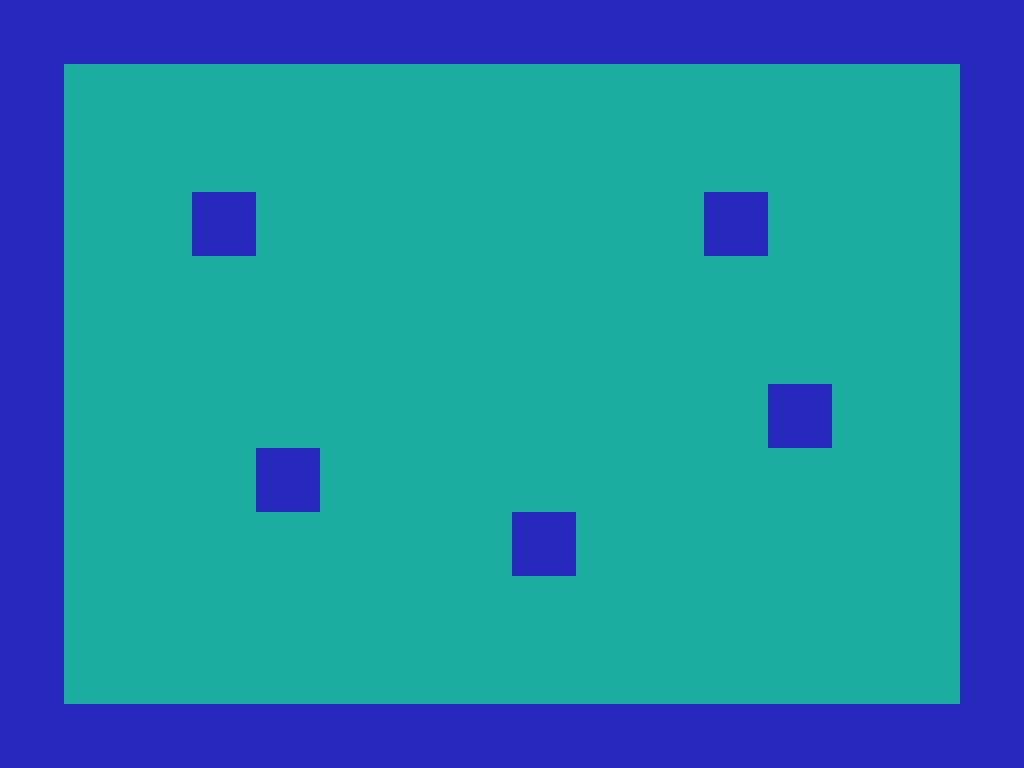

This is a level from a 2D game, rendered from its Tiled map with the project's own tilesets. A one-line summary and the complete map file follow:
An orthogonal 16x12 tile map with 64x64 px tiles, 2 tile layers (floor, walls), 2 tilesets.

<map version="1.0" tiledversion="1.1.0" orientation="orthogonal" renderorder="right-down" width="16" height="12" tilewidth="64" tileheight="64" infinite="0" nextobjectid="1">
 <tileset firstgid="1" source="spritesheet.tsx" />
 <tileset firstgid="101" source="spritesheet.tsx" />
 <layer name="floor" width="16" height="12">
  <data encoding="csv">
2,2,2,2,2,2,2,2,2,2,2,2,2,2,2,2,
2,2,2,2,2,2,2,2,2,2,2,2,2,2,2,2,
2,2,2,2,2,2,2,2,2,2,2,2,2,2,2,2,
2,2,2,2,2,2,2,2,2,2,2,2,2,2,2,2,
2,2,2,2,2,2,2,2,2,2,2,2,2,2,2,2,
2,2,2,2,2,2,2,2,2,2,2,2,2,2,2,2,
2,2,2,2,2,2,2,2,2,2,2,2,2,2,2,2,
2,2,2,2,2,2,2,2,2,2,2,2,2,2,2,2,
2,2,2,2,2,2,2,2,2,2,2,2,2,2,2,2,
2,2,2,2,2,2,2,2,2,2,2,2,2,2,2,2,
2,2,2,2,2,2,2,2,2,2,2,2,2,2,2,2,
2,2,2,2,2,2,2,2,2,2,2,2,2,2,2,2
</data>
 </layer>
 <layer name="walls" width="16" height="12">
  <data encoding="csv">
12,12,12,12,12,12,12,12,12,12,12,12,12,12,12,12,
12,0,0,0,0,0,0,0,0,0,0,0,0,0,0,12,
12,0,0,0,0,0,0,0,0,0,0,0,0,0,0,12,
12,0,0,12,0,0,0,0,0,0,0,12,0,0,0,12,
12,0,0,0,0,0,0,0,0,0,0,0,0,0,0,12,
12,0,0,0,0,0,0,0,0,0,0,0,0,0,0,12,
12,0,0,0,0,0,0,0,0,0,0,0,12,0,0,12,
12,0,0,0,12,0,0,0,0,0,0,0,0,0,0,12,
12,0,0,0,0,0,0,0,12,0,0,0,0,0,0,12,
12,0,0,0,0,0,0,0,0,0,0,0,0,0,0,12,
12,0,0,0,0,0,0,0,0,0,0,0,0,0,0,12,
12,12,12,12,12,12,12,12,12,12,12,12,12,12,12,12
</data>
 </layer>
 <objectgroup name="Calque d'objets 1" />
</map>
